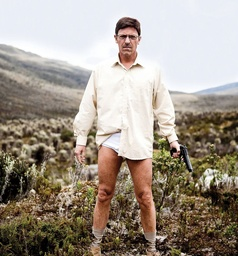
#> input picture talleres_metodos_machine_learning/6_wavelet_fourier_ffb/imagen_ejemplo.jpg, 238 x 256 px, shrunk from 1047 x 1126 before the run
$ jupyter execute ffb_wavelet_fourier.ipynb
#> lines starting #> are read from the running program, lines starting #| are printed output that depends on the picture
[cell 1]
import numpy as np
from PIL import Image
import matplotlib.pyplot as plt

[cell 2]
# Cargar imagen
img = Image.open('imagen_ejemplo.jpg').convert('RGB')
#> img is the input picture: PIL image 238x256 RGB; mean R, G, B 160.9, 150.7, 138.9
img_np = np.asarray(img).astype(float)

[cell 3]
# Conversión a escala de grises (álgebra lineal: combinación lineal de canales RGB)
# Usamos coeficientes de luminancia estándar
gray = 0.299 * img_np[:, :, 0] + 0.587 * img_np[:, :, 1] + 0.114 * img_np[:, :, 2]
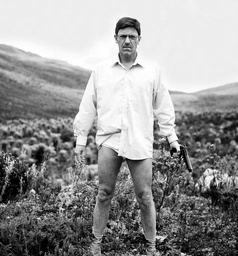
#> gray: shape (256, 238) float64; min 0, max 255, mean 152.4

plt.imshow(gray, cmap='gray')
plt.title("Imagen en escala de grises")
plt.axis('off')
plt.show()

# EJECUCION LENTA: Vectorizar la imagen y aplicar FFT

[cell 4]
# Construcción de la matriz DFT 1D de tamaño N
def dft_matrix(N):
    n = np.arange(N)
    k = n.reshape((N,1))
    omega = np.exp(-2j * np.pi * k * n / N)
    return omega

# DFT 1D y su inversa
def dft1d(x):
    N = x.shape[0]
    W = dft_matrix(N)
    return W @ x

def idft1d(X):
    N = X.shape[0]
    W = np.conj(dft_matrix(N))
    return (W @ X) / N

# DFT 2D aplicando la 1D a filas y columnas
def dft2d(mat):
    # aplicar DFT 1D a cada fila
    temp = np.array([dft1d(row) for row in mat])
    # aplicar DFT 1D a cada columna del resultado
    return np.array([dft1d(col) for col in temp.T]).T

def idft2d(mat):
    temp = np.array([idft1d(row) for row in mat])
    return np.array([idft1d(col) for col in temp.T]).T

# Calculamos la DFT 2D de la imagen
h, w = gray.shape
#> h = 256; w = 238
F = dft2d(gray)         # matriz compleja
F_shift = np.fft.fftshift(F)  # para centrar frecuencia (solo reordena!)
magnitude = np.abs(F_shift)

plt.imshow(np.log1p(magnitude), cmap='gray')
plt.title("Espectro de magnitud (DFT 2D scratch)")
plt.axis('off')
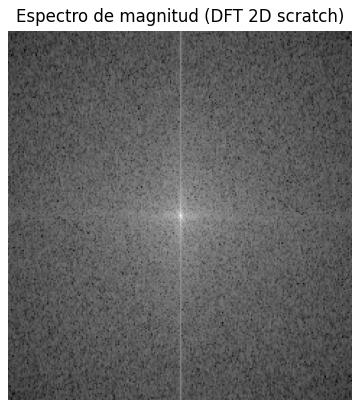
#> figure drawn by matplotlib, 1 panel

### EL TIEMPO DE COMPUTO FUE DE 2 MINUTOS!!

---
# 1. Core DFT Functions (From Scratch)

[cell 5]
import cmath  # For complex math operations
import math   # For pi and other basics
from typing import List, Union

# ComplexNumber type for type hints
ComplexNumber = Union[complex, float]

def dft_matrix(N: int) -> List[List[complex]]:
    """Construct the 1D DFT matrix of size NxN using Euler's formula."""
    return [
        [
            cmath.exp(-2j * cmath.pi * k * n / N)
            for n in range(N)
        ]
        for k in range(N)
    ]

def dft1d(x: List[ComplexNumber]) -> List[complex]:
    """Compute 1D DFT by explicit matrix-vector multiplication."""
    N = len(x)
    W = dft_matrix(N)
    return [
        sum(W[k][n] * x[n] for n in range(N))
        for k in range(N)
    ]

def idft1d(X: List[ComplexNumber]) -> List[complex]:
    """Compute 1D IDFT using conjugate DFT matrix and normalization."""
    N = len(X)
    W_conj = [
        [
            cmath.exp(2j * cmath.pi * k * n / N)  # Conjugate of DFT matrix
            for n in range(N)
        ]
        for k in range(N)
    ]
    return [(sum(W_conj[k][n] * X[n] for n in range(N))) / N for k in range(N)]

[cell 6]
def transpose(matrix: List[List[ComplexNumber]]) -> List[List[ComplexNumber]]:
    """Matrix transpose (for 2D DFT separable operations)."""
    return [list(row) for row in zip(*matrix)]

def dft2d(image: List[List[ComplexNumber]]) -> List[List[complex]]:
    """Compute 2D DFT via separable row-column 1D DFTs."""
    # DFT on rows
    temp = [dft1d(row) for row in image]
    # DFT on columns (by transposing first)
    return transpose([dft1d(col) for col in transpose(temp)])

def idft2d(image: List[List[ComplexNumber]]) -> List[List[complex]]:
    """Compute 2D IDFT via separable row-column 1D IDFTs."""
    # IDFT on rows
    temp = [idft1d(row) for row in image]
    # IDFT on columns (by transposing first)
    return transpose([idft1d(col) for col in transpose(temp)])

[cell 7]
def fftshift(F: List[List[complex]]) -> List[List[complex]]:
    """Center the zero-frequency component (like np.fft.fftshift)."""
    N_rows = len(F)
    N_cols = len(F[0])
    return [
        [
            F[(r + N_rows // 2) % N_rows][(c + N_cols // 2) % N_cols]
            for c in range(N_cols)
        ]
        for r in range(N_rows)
    ]

def log_magnitude_spectrum(F_shift: List[List[complex]]) -> List[List[float]]:
    """Compute log(1 + |F|) for visualization."""
    return [
        [math.log1p(abs(z)) for z in row]
        for row in F_shift
    ]

[cell 8]
# Example: DFT of a 4x4 image (grayscale values)
image = [
    [1.0, 0.0, 1.0, 0.0],
    [0.0, 1.0, 0.0, 1.0],
    [1.0, 0.0, 1.0, 0.0],
    [0.0, 1.0, 0.0, 1.0]
]

# Compute 2D DFT
F = dft2d(image)

# Shift frequencies and visualize
F_shift = fftshift(F)
magnitude = log_magnitude_spectrum(F_shift)

# Print results (or plot with matplotlib)
for row in magnitude:
    print(" ".join(f"{val:.2f}" for val in row))
